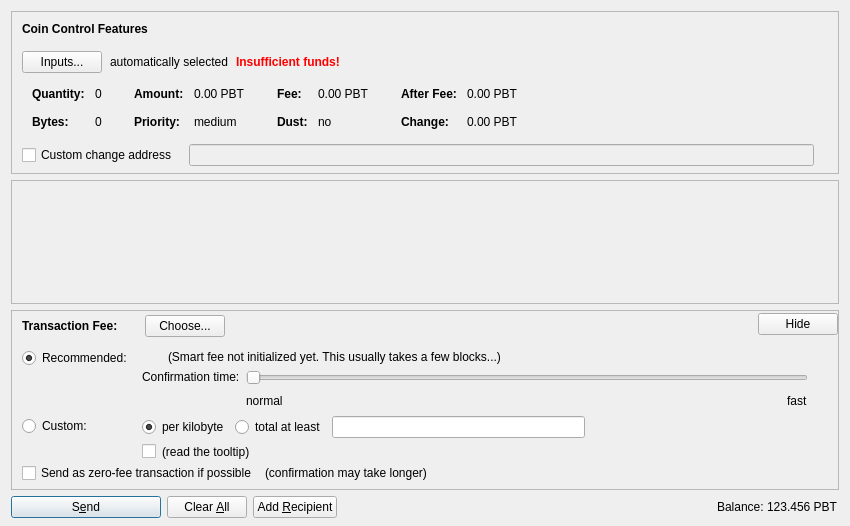
<?xml version="1.0" encoding="UTF-8"?>
<ui version="4.0">
 <class>SendCoinsDialog</class>
 <widget class="QDialog" name="SendCoinsDialog">
  <property name="geometry">
   <rect>
    <x>0</x>
    <y>0</y>
    <width>850</width>
    <height>526</height>
   </rect>
  </property>
  <property name="windowTitle">
   <string>Send Coins</string>
  </property>
  <layout class="QVBoxLayout" name="verticalLayout" stretch="0,1,0,0">
   <property name="bottomMargin">
    <number>8</number>
   </property>
   <item>
    <widget class="QFrame" name="frameCoinControl">
     <property name="sizePolicy">
      <sizepolicy hsizetype="Expanding" vsizetype="Expanding">
       <horstretch>0</horstretch>
       <verstretch>0</verstretch>
      </sizepolicy>
     </property>
     <property name="maximumSize">
      <size>
       <width>16777215</width>
       <height>16777215</height>
      </size>
     </property>
     <property name="frameShape">
      <enum>QFrame::StyledPanel</enum>
     </property>
     <property name="frameShadow">
      <enum>QFrame::Sunken</enum>
     </property>
     <layout class="QVBoxLayout" name="verticalLayoutCoinControl2">
      <property name="spacing">
       <number>0</number>
      </property>
      <property name="leftMargin">
       <number>0</number>
      </property>
      <property name="topMargin">
       <number>0</number>
      </property>
      <property name="rightMargin">
       <number>0</number>
      </property>
      <property name="bottomMargin">
       <number>6</number>
      </property>
      <item>
       <layout class="QVBoxLayout" name="verticalLayoutCoinControl" stretch="0,0,0,0,1">
        <property name="spacing">
         <number>0</number>
        </property>
        <property name="leftMargin">
         <number>10</number>
        </property>
        <property name="topMargin">
         <number>10</number>
        </property>
        <item>
         <layout class="QHBoxLayout" name="horizontalLayoutCoinControl1">
          <property name="bottomMargin">
           <number>15</number>
          </property>
          <item>
           <widget class="QLabel" name="labelCoinControlFeatures">
            <property name="sizePolicy">
             <sizepolicy hsizetype="Preferred" vsizetype="Maximum">
              <horstretch>0</horstretch>
              <verstretch>0</verstretch>
             </sizepolicy>
            </property>
            <property name="font">
             <font>
              <weight>75</weight>
              <bold>true</bold>
             </font>
            </property>
            <property name="styleSheet">
             <string notr="true">font-weight:bold;</string>
            </property>
            <property name="text">
             <string>Coin Control Features</string>
            </property>
           </widget>
          </item>
         </layout>
        </item>
        <item>
         <layout class="QHBoxLayout" name="horizontalLayoutCoinControl2" stretch="0,0,0,0">
          <property name="spacing">
           <number>8</number>
          </property>
          <property name="bottomMargin">
           <number>10</number>
          </property>
          <item>
           <widget class="QPushButton" name="pushButtonCoinControl">
            <property name="styleSheet">
             <string notr="true"/>
            </property>
            <property name="text">
             <string>Inputs...</string>
            </property>
            <property name="autoDefault">
             <bool>false</bool>
            </property>
           </widget>
          </item>
          <item>
           <widget class="QLabel" name="labelCoinControlAutomaticallySelected">
            <property name="text">
             <string>automatically selected</string>
            </property>
            <property name="margin">
             <number>5</number>
            </property>
           </widget>
          </item>
          <item>
           <widget class="QLabel" name="labelCoinControlInsuffFunds">
            <property name="font">
             <font>
              <weight>75</weight>
              <bold>true</bold>
             </font>
            </property>
            <property name="styleSheet">
             <string notr="true">color:red;font-weight:bold;</string>
            </property>
            <property name="text">
             <string>Insufficient funds!</string>
            </property>
            <property name="margin">
             <number>5</number>
            </property>
           </widget>
          </item>
          <item>
           <spacer name="horizontalSpacerCoinControl">
            <property name="orientation">
             <enum>Qt::Horizontal</enum>
            </property>
            <property name="sizeHint" stdset="0">
             <size>
              <width>40</width>
              <height>1</height>
             </size>
            </property>
           </spacer>
          </item>
         </layout>
        </item>
        <item>
         <widget class="QWidget" name="widgetCoinControl" native="true">
          <property name="sizePolicy">
           <sizepolicy hsizetype="Preferred" vsizetype="Preferred">
            <horstretch>0</horstretch>
            <verstretch>0</verstretch>
           </sizepolicy>
          </property>
          <property name="minimumSize">
           <size>
            <width>0</width>
            <height>0</height>
           </size>
          </property>
          <property name="styleSheet">
           <string notr="true"/>
          </property>
          <layout class="QHBoxLayout" name="horizontalLayoutCoinControl5">
           <property name="leftMargin">
            <number>0</number>
           </property>
           <property name="topMargin">
            <number>0</number>
           </property>
           <property name="rightMargin">
            <number>0</number>
           </property>
           <property name="bottomMargin">
            <number>0</number>
           </property>
           <item>
            <layout class="QHBoxLayout" name="horizontalLayoutCoinControl3" stretch="0,0,0,1">
             <property name="spacing">
              <number>20</number>
             </property>
             <property name="topMargin">
              <number>0</number>
             </property>
             <property name="bottomMargin">
              <number>10</number>
             </property>
             <item>
              <layout class="QFormLayout" name="formLayoutCoinControl1">
               <property name="horizontalSpacing">
                <number>10</number>
               </property>
               <property name="verticalSpacing">
                <number>14</number>
               </property>
               <property name="leftMargin">
                <number>10</number>
               </property>
               <property name="topMargin">
                <number>4</number>
               </property>
               <property name="rightMargin">
                <number>6</number>
               </property>
               <item row="0" column="0">
                <widget class="QLabel" name="labelCoinControlQuantityText">
                 <property name="font">
                  <font>
                   <weight>75</weight>
                   <bold>true</bold>
                  </font>
                 </property>
                 <property name="text">
                  <string>Quantity:</string>
                 </property>
                 <property name="margin">
                  <number>0</number>
                 </property>
                </widget>
               </item>
               <item row="0" column="1">
                <widget class="QLabel" name="labelCoinControlQuantity">
                 <property name="cursor">
                  <cursorShape>IBeamCursor</cursorShape>
                 </property>
                 <property name="contextMenuPolicy">
                  <enum>Qt::ActionsContextMenu</enum>
                 </property>
                 <property name="text">
                  <string notr="true">0</string>
                 </property>
                 <property name="margin">
                  <number>0</number>
                 </property>
                 <property name="textInteractionFlags">
                  <set>Qt::LinksAccessibleByMouse|Qt::TextSelectableByKeyboard|Qt::TextSelectableByMouse</set>
                 </property>
                </widget>
               </item>
               <item row="1" column="0">
                <widget class="QLabel" name="labelCoinControlBytesText">
                 <property name="font">
                  <font>
                   <weight>75</weight>
                   <bold>true</bold>
                  </font>
                 </property>
                 <property name="text">
                  <string>Bytes:</string>
                 </property>
                </widget>
               </item>
               <item row="1" column="1">
                <widget class="QLabel" name="labelCoinControlBytes">
                 <property name="cursor">
                  <cursorShape>IBeamCursor</cursorShape>
                 </property>
                 <property name="contextMenuPolicy">
                  <enum>Qt::ActionsContextMenu</enum>
                 </property>
                 <property name="text">
                  <string notr="true">0</string>
                 </property>
                 <property name="textInteractionFlags">
                  <set>Qt::LinksAccessibleByMouse|Qt::TextSelectableByKeyboard|Qt::TextSelectableByMouse</set>
                 </property>
                </widget>
               </item>
              </layout>
             </item>
             <item>
              <layout class="QFormLayout" name="formLayoutCoinControl2">
               <property name="horizontalSpacing">
                <number>10</number>
               </property>
               <property name="verticalSpacing">
                <number>14</number>
               </property>
               <property name="leftMargin">
                <number>6</number>
               </property>
               <property name="topMargin">
                <number>4</number>
               </property>
               <property name="rightMargin">
                <number>6</number>
               </property>
               <item row="0" column="0">
                <widget class="QLabel" name="labelCoinControlAmountText">
                 <property name="font">
                  <font>
                   <weight>75</weight>
                   <bold>true</bold>
                  </font>
                 </property>
                 <property name="text">
                  <string>Amount:</string>
                 </property>
                 <property name="margin">
                  <number>0</number>
                 </property>
                </widget>
               </item>
               <item row="0" column="1">
                <widget class="QLabel" name="labelCoinControlAmount">
                 <property name="cursor">
                  <cursorShape>IBeamCursor</cursorShape>
                 </property>
                 <property name="contextMenuPolicy">
                  <enum>Qt::ActionsContextMenu</enum>
                 </property>
                 <property name="text">
                  <string notr="true">0.00 PBT</string>
                 </property>
                 <property name="textInteractionFlags">
                  <set>Qt::LinksAccessibleByMouse|Qt::TextSelectableByKeyboard|Qt::TextSelectableByMouse</set>
                 </property>
                </widget>
               </item>
               <item row="1" column="0">
                <widget class="QLabel" name="labelCoinControlPriorityText">
                 <property name="font">
                  <font>
                   <weight>75</weight>
                   <bold>true</bold>
                  </font>
                 </property>
                 <property name="text">
                  <string>Priority:</string>
                 </property>
                </widget>
               </item>
               <item row="1" column="1">
                <widget class="QLabel" name="labelCoinControlPriority">
                 <property name="cursor">
                  <cursorShape>IBeamCursor</cursorShape>
                 </property>
                 <property name="contextMenuPolicy">
                  <enum>Qt::ActionsContextMenu</enum>
                 </property>
                 <property name="text">
                  <string notr="true">medium</string>
                 </property>
                 <property name="textInteractionFlags">
                  <set>Qt::LinksAccessibleByMouse|Qt::TextSelectableByKeyboard|Qt::TextSelectableByMouse</set>
                 </property>
                </widget>
               </item>
              </layout>
             </item>
             <item>
              <layout class="QFormLayout" name="formLayoutCoinControl3">
               <property name="horizontalSpacing">
                <number>10</number>
               </property>
               <property name="verticalSpacing">
                <number>14</number>
               </property>
               <property name="leftMargin">
                <number>6</number>
               </property>
               <property name="topMargin">
                <number>4</number>
               </property>
               <property name="rightMargin">
                <number>6</number>
               </property>
               <item row="0" column="0">
                <widget class="QLabel" name="labelCoinControlFeeText">
                 <property name="font">
                  <font>
                   <weight>75</weight>
                   <bold>true</bold>
                  </font>
                 </property>
                 <property name="text">
                  <string>Fee:</string>
                 </property>
                 <property name="margin">
                  <number>0</number>
                 </property>
                </widget>
               </item>
               <item row="0" column="1">
                <widget class="QLabel" name="labelCoinControlFee">
                 <property name="cursor">
                  <cursorShape>IBeamCursor</cursorShape>
                 </property>
                 <property name="contextMenuPolicy">
                  <enum>Qt::ActionsContextMenu</enum>
                 </property>
                 <property name="text">
                  <string notr="true">0.00 PBT</string>
                 </property>
                 <property name="textInteractionFlags">
                  <set>Qt::LinksAccessibleByMouse|Qt::TextSelectableByKeyboard|Qt::TextSelectableByMouse</set>
                 </property>
                </widget>
               </item>
               <item row="1" column="0">
                <widget class="QLabel" name="labelCoinControlLowOutputText">
                 <property name="font">
                  <font>
                   <weight>75</weight>
                   <bold>true</bold>
                  </font>
                 </property>
                 <property name="text">
                  <string>Dust:</string>
                 </property>
                </widget>
               </item>
               <item row="1" column="1">
                <widget class="QLabel" name="labelCoinControlLowOutput">
                 <property name="cursor">
                  <cursorShape>IBeamCursor</cursorShape>
                 </property>
                 <property name="contextMenuPolicy">
                  <enum>Qt::ActionsContextMenu</enum>
                 </property>
                 <property name="text">
                  <string notr="true">no</string>
                 </property>
                 <property name="textInteractionFlags">
                  <set>Qt::LinksAccessibleByMouse|Qt::TextSelectableByKeyboard|Qt::TextSelectableByMouse</set>
                 </property>
                </widget>
               </item>
              </layout>
             </item>
             <item>
              <layout class="QFormLayout" name="formLayoutCoinControl4">
               <property name="horizontalSpacing">
                <number>10</number>
               </property>
               <property name="verticalSpacing">
                <number>14</number>
               </property>
               <property name="leftMargin">
                <number>6</number>
               </property>
               <property name="topMargin">
                <number>4</number>
               </property>
               <property name="rightMargin">
                <number>6</number>
               </property>
               <item row="0" column="0">
                <widget class="QLabel" name="labelCoinControlAfterFeeText">
                 <property name="font">
                  <font>
                   <weight>75</weight>
                   <bold>true</bold>
                  </font>
                 </property>
                 <property name="text">
                  <string>After Fee:</string>
                 </property>
                 <property name="margin">
                  <number>0</number>
                 </property>
                </widget>
               </item>
               <item row="0" column="1">
                <widget class="QLabel" name="labelCoinControlAfterFee">
                 <property name="cursor">
                  <cursorShape>IBeamCursor</cursorShape>
                 </property>
                 <property name="contextMenuPolicy">
                  <enum>Qt::ActionsContextMenu</enum>
                 </property>
                 <property name="text">
                  <string notr="true">0.00 PBT</string>
                 </property>
                 <property name="textInteractionFlags">
                  <set>Qt::LinksAccessibleByMouse|Qt::TextSelectableByKeyboard|Qt::TextSelectableByMouse</set>
                 </property>
                </widget>
               </item>
               <item row="1" column="0">
                <widget class="QLabel" name="labelCoinControlChangeText">
                 <property name="font">
                  <font>
                   <weight>75</weight>
                   <bold>true</bold>
                  </font>
                 </property>
                 <property name="text">
                  <string>Change:</string>
                 </property>
                </widget>
               </item>
               <item row="1" column="1">
                <widget class="QLabel" name="labelCoinControlChange">
                 <property name="cursor">
                  <cursorShape>IBeamCursor</cursorShape>
                 </property>
                 <property name="contextMenuPolicy">
                  <enum>Qt::ActionsContextMenu</enum>
                 </property>
                 <property name="text">
                  <string notr="true">0.00 PBT</string>
                 </property>
                 <property name="textInteractionFlags">
                  <set>Qt::LinksAccessibleByMouse|Qt::TextSelectableByKeyboard|Qt::TextSelectableByMouse</set>
                 </property>
                </widget>
               </item>
              </layout>
             </item>
            </layout>
           </item>
          </layout>
         </widget>
        </item>
        <item>
         <layout class="QHBoxLayout" name="horizontalLayoutCoinControl4" stretch="0,0,0">
          <property name="spacing">
           <number>12</number>
          </property>
          <property name="sizeConstraint">
           <enum>QLayout::SetDefaultConstraint</enum>
          </property>
          <property name="topMargin">
           <number>5</number>
          </property>
          <property name="rightMargin">
           <number>5</number>
          </property>
          <item>
           <widget class="QCheckBox" name="checkBoxCoinControlChange">
            <property name="toolTip">
             <string>If this is activated, but the change address is empty or invalid, change will be sent to a newly generated address.</string>
            </property>
            <property name="text">
             <string>Custom change address</string>
            </property>
           </widget>
          </item>
          <item>
           <widget class="QValidatedLineEdit" name="lineEditCoinControlChange">
            <property name="enabled">
             <bool>false</bool>
            </property>
            <property name="sizePolicy">
             <sizepolicy hsizetype="Expanding" vsizetype="Fixed">
              <horstretch>0</horstretch>
              <verstretch>0</verstretch>
             </sizepolicy>
            </property>
           </widget>
          </item>
          <item>
           <widget class="QLabel" name="labelCoinControlChangeLabel">
            <property name="sizePolicy">
             <sizepolicy hsizetype="Preferred" vsizetype="Expanding">
              <horstretch>0</horstretch>
              <verstretch>0</verstretch>
             </sizepolicy>
            </property>
            <property name="minimumSize">
             <size>
              <width>0</width>
              <height>0</height>
             </size>
            </property>
            <property name="text">
             <string/>
            </property>
            <property name="margin">
             <number>3</number>
            </property>
           </widget>
          </item>
         </layout>
        </item>
        <item>
         <spacer name="verticalSpacerCoinControl">
          <property name="orientation">
           <enum>Qt::Vertical</enum>
          </property>
          <property name="sizeHint" stdset="0">
           <size>
            <width>800</width>
            <height>1</height>
           </size>
          </property>
         </spacer>
        </item>
       </layout>
      </item>
     </layout>
    </widget>
   </item>
   <item>
    <widget class="QScrollArea" name="scrollArea">
     <property name="widgetResizable">
      <bool>true</bool>
     </property>
     <widget class="QWidget" name="scrollAreaWidgetContents">
      <property name="geometry">
       <rect>
        <x>0</x>
        <y>0</y>
        <width>830</width>
        <height>68</height>
       </rect>
      </property>
      <layout class="QVBoxLayout" name="verticalLayout_2" stretch="0,1">
       <property name="leftMargin">
        <number>0</number>
       </property>
       <property name="topMargin">
        <number>0</number>
       </property>
       <property name="rightMargin">
        <number>0</number>
       </property>
       <property name="bottomMargin">
        <number>0</number>
       </property>
       <item>
        <layout class="QVBoxLayout" name="entries">
         <property name="spacing">
          <number>6</number>
         </property>
        </layout>
       </item>
       <item>
        <spacer name="verticalSpacer">
         <property name="orientation">
          <enum>Qt::Vertical</enum>
         </property>
         <property name="sizeHint" stdset="0">
          <size>
           <width>20</width>
           <height>40</height>
          </size>
         </property>
        </spacer>
       </item>
      </layout>
     </widget>
    </widget>
   </item>
   <item>
    <widget class="QFrame" name="frameFee">
     <property name="sizePolicy">
      <sizepolicy hsizetype="Expanding" vsizetype="Expanding">
       <horstretch>0</horstretch>
       <verstretch>0</verstretch>
      </sizepolicy>
     </property>
     <property name="maximumSize">
      <size>
       <width>16777215</width>
       <height>16777215</height>
      </size>
     </property>
     <property name="frameShape">
      <enum>QFrame::StyledPanel</enum>
     </property>
     <property name="frameShadow">
      <enum>QFrame::Sunken</enum>
     </property>
     <layout class="QVBoxLayout" name="verticalLayoutFee1">
      <property name="spacing">
       <number>0</number>
      </property>
      <property name="leftMargin">
       <number>0</number>
      </property>
      <property name="topMargin">
       <number>0</number>
      </property>
      <property name="rightMargin">
       <number>0</number>
      </property>
      <property name="bottomMargin">
       <number>0</number>
      </property>
      <item>
       <layout class="QVBoxLayout" name="verticalLayoutFee2" stretch="0,0,0">
        <property name="spacing">
         <number>0</number>
        </property>
        <property name="leftMargin">
         <number>10</number>
        </property>
        <property name="topMargin">
         <number>0</number>
        </property>
        <item>
         <layout class="QHBoxLayout" name="horizontalLayoutFee1">
          <property name="bottomMargin">
           <number>0</number>
          </property>
          <item>
           <layout class="QVBoxLayout" name="verticalLayoutFee7">
            <property name="spacing">
             <number>0</number>
            </property>
            <item>
             <spacer name="verticalSpacerSmartFee">
              <property name="orientation">
               <enum>Qt::Vertical</enum>
              </property>
              <property name="sizeType">
               <enum>QSizePolicy::Fixed</enum>
              </property>
              <property name="sizeHint" stdset="0">
               <size>
                <width>1</width>
                <height>4</height>
               </size>
              </property>
             </spacer>
            </item>
            <item>
             <layout class="QHBoxLayout" name="horizontalLayoutSmartFee">
              <property name="spacing">
               <number>10</number>
              </property>
              <item>
               <widget class="QLabel" name="labelFeeHeadline">
                <property name="sizePolicy">
                 <sizepolicy hsizetype="Preferred" vsizetype="Maximum">
                  <horstretch>0</horstretch>
                  <verstretch>0</verstretch>
                 </sizepolicy>
                </property>
                <property name="font">
                 <font>
                  <weight>75</weight>
                  <bold>true</bold>
                 </font>
                </property>
                <property name="styleSheet">
                 <string notr="true">font-weight:bold;</string>
                </property>
                <property name="text">
                 <string>Transaction Fee:</string>
                </property>
               </widget>
              </item>
              <item>
               <widget class="QLabel" name="labelFeeMinimized">
                <property name="text">
                 <string/>
                </property>
               </widget>
              </item>
              <item>
               <widget class="QPushButton" name="buttonChooseFee">
                <property name="text">
                 <string>Choose...</string>
                </property>
               </widget>
              </item>
             </layout>
            </item>
            <item>
             <spacer name="verticalSpacer_5">
              <property name="orientation">
               <enum>Qt::Vertical</enum>
              </property>
              <property name="sizeHint" stdset="0">
               <size>
                <width>1</width>
                <height>1</height>
               </size>
              </property>
             </spacer>
            </item>
           </layout>
          </item>
          <item>
           <spacer name="horizontalSpacer_4">
            <property name="orientation">
             <enum>Qt::Horizontal</enum>
            </property>
            <property name="sizeHint" stdset="0">
             <size>
              <width>40</width>
              <height>20</height>
             </size>
            </property>
           </spacer>
          </item>
          <item>
           <widget class="QPushButton" name="buttonMinimizeFee">
            <property name="toolTip">
             <string>collapse fee-settings</string>
            </property>
            <property name="text">
             <string>Hide</string>
            </property>
           </widget>
          </item>
         </layout>
        </item>
        <item>
         <widget class="QFrame" name="frameFeeSelection">
          <layout class="QVBoxLayout" name="verticalLayoutFee12">
           <property name="spacing">
            <number>0</number>
           </property>
           <property name="leftMargin">
            <number>0</number>
           </property>
           <property name="topMargin">
            <number>0</number>
           </property>
           <property name="rightMargin">
            <number>0</number>
           </property>
           <property name="bottomMargin">
            <number>0</number>
           </property>
           <item>
            <layout class="QGridLayout" name="gridLayoutFee">
             <property name="topMargin">
              <number>10</number>
             </property>
             <property name="bottomMargin">
              <number>4</number>
             </property>
             <property name="horizontalSpacing">
              <number>10</number>
             </property>
             <property name="verticalSpacing">
              <number>4</number>
             </property>
             <item row="1" column="1">
              <layout class="QVBoxLayout" name="verticalLayoutFee8">
               <property name="spacing">
                <number>6</number>
               </property>
               <item>
                <layout class="QHBoxLayout" name="horizontalLayoutFee13">
                 <item>
                  <widget class="QRadioButton" name="radioCustomPerKilobyte">
                   <property name="toolTip">
                    <string>If the custom fee is set to 1000 satoshis and the transaction is only 250 bytes, then &quot;per kilobyte&quot; only pays 250 satoshis in fee, while &quot;total at least&quot; pays 1000 satoshis. For transactions bigger than a kilobyte both pay by kilobyte.</string>
                   </property>
                   <property name="text">
                    <string>per kilobyte</string>
                   </property>
                   <property name="checked">
                    <bool>true</bool>
                   </property>
                   <attribute name="buttonGroup">
                    <string notr="true">groupCustomFee</string>
                   </attribute>
                  </widget>
                 </item>
                 <item>
                  <widget class="QRadioButton" name="radioCustomAtLeast">
                   <property name="toolTip">
                    <string>If the custom fee is set to 1000 satoshis and the transaction is only 250 bytes, then &quot;per kilobyte&quot; only pays 250 satoshis in fee, while &quot;total at least&quot; pays 1000 satoshis. For transactions bigger than a kilobyte both pay by kilobyte.</string>
                   </property>
                   <property name="text">
                    <string>total at least</string>
                   </property>
                   <attribute name="buttonGroup">
                    <string notr="true">groupCustomFee</string>
                   </attribute>
                  </widget>
                 </item>
                 <item>
                  <widget class="PopbitAmountField" name="customFee"/>
                 </item>
                 <item>
                  <spacer name="horizontalSpacer_6">
                   <property name="orientation">
                    <enum>Qt::Horizontal</enum>
                   </property>
                   <property name="sizeHint" stdset="0">
                    <size>
                     <width>1</width>
                     <height>1</height>
                    </size>
                   </property>
                  </spacer>
                 </item>
                </layout>
               </item>
               <item>
                <layout class="QHBoxLayout" name="horizontalLayoutFee8">
                 <item>
                  <widget class="QCheckBox" name="checkBoxMinimumFee">
                   <property name="toolTip">
                    <string>Paying only the minimum fee is just fine as long as there is less transaction volume than space in the blocks. But be aware that this can end up in a never confirming transaction once there is more demand for popbit transactions than the network can process.</string>
                   </property>
                   <property name="text">
                    <string/>
                   </property>
                  </widget>
                 </item>
                 <item>
                  <widget class="QLabel" name="labelMinFeeWarning">
                   <property name="enabled">
                    <bool>true</bool>
                   </property>
                   <property name="toolTip">
                    <string>Paying only the minimum fee is just fine as long as there is less transaction volume than space in the blocks. But be aware that this can end up in a never confirming transaction once there is more demand for popbit transactions than the network can process.</string>
                   </property>
                   <property name="text">
                    <string>(read the tooltip)</string>
                   </property>
                   <property name="margin">
                    <number>5</number>
                   </property>
                  </widget>
                 </item>
                 <item>
                  <spacer name="horizontalSpacer_2">
                   <property name="orientation">
                    <enum>Qt::Horizontal</enum>
                   </property>
                   <property name="sizeHint" stdset="0">
                    <size>
                     <width>1</width>
                     <height>1</height>
                    </size>
                   </property>
                  </spacer>
                 </item>
                </layout>
               </item>
              </layout>
             </item>
             <item row="0" column="0">
              <layout class="QVBoxLayout" name="verticalLayoutFee4" stretch="0,1">
               <item>
                <widget class="QRadioButton" name="radioSmartFee">
                 <property name="text">
                  <string>Recommended:</string>
                 </property>
                 <property name="checked">
                  <bool>true</bool>
                 </property>
                 <attribute name="buttonGroup">
                  <string notr="true">groupFee</string>
                 </attribute>
                </widget>
               </item>
               <item>
                <spacer name="verticalSpacer_2">
                 <property name="orientation">
                  <enum>Qt::Vertical</enum>
                 </property>
                 <property name="sizeHint" stdset="0">
                  <size>
                   <width>1</width>
                   <height>1</height>
                  </size>
                 </property>
                </spacer>
               </item>
              </layout>
             </item>
             <item row="1" column="0">
              <layout class="QVBoxLayout" name="verticalLayoutFee9" stretch="0,1">
               <item>
                <widget class="QRadioButton" name="radioCustomFee">
                 <property name="text">
                  <string>Custom:</string>
                 </property>
                 <attribute name="buttonGroup">
                  <string notr="true">groupFee</string>
                 </attribute>
                </widget>
               </item>
               <item>
                <spacer name="verticalSpacer_6">
                 <property name="orientation">
                  <enum>Qt::Vertical</enum>
                 </property>
                 <property name="sizeHint" stdset="0">
                  <size>
                   <width>1</width>
                   <height>1</height>
                  </size>
                 </property>
                </spacer>
               </item>
              </layout>
             </item>
             <item row="0" column="1">
              <layout class="QVBoxLayout" name="verticalLayoutFee3" stretch="0,0,1">
               <property name="spacing">
                <number>6</number>
               </property>
               <property name="topMargin">
                <number>2</number>
               </property>
               <item>
                <layout class="QHBoxLayout" name="horizontalLayoutFee12">
                 <item>
                  <widget class="QLabel" name="labelSmartFee">
                   <property name="text">
                    <string/>
                   </property>
                   <property name="margin">
                    <number>2</number>
                   </property>
                  </widget>
                 </item>
                 <item>
                  <widget class="QLabel" name="labelFeeEstimation">
                   <property name="text">
                    <string/>
                   </property>
                  </widget>
                 </item>
                 <item>
                  <widget class="QLabel" name="labelSmartFee2">
                   <property name="text">
                    <string>(Smart fee not initialized yet. This usually takes a few blocks...)</string>
                   </property>
                   <property name="margin">
                    <number>2</number>
                   </property>
                  </widget>
                 </item>
                 <item>
                  <spacer name="horizontalSpacer_5">
                   <property name="orientation">
                    <enum>Qt::Horizontal</enum>
                   </property>
                   <property name="sizeHint" stdset="0">
                    <size>
                     <width>1</width>
                     <height>1</height>
                    </size>
                   </property>
                  </spacer>
                 </item>
                </layout>
               </item>
               <item>
                <layout class="QHBoxLayout" name="horizontalLayoutFee9">
                 <item>
                  <layout class="QVBoxLayout" name="verticalLayoutFee6">
                   <item>
                    <widget class="QLabel" name="labelSmartFee3">
                     <property name="text">
                      <string>Confirmation time:</string>
                     </property>
                     <property name="margin">
                      <number>2</number>
                     </property>
                    </widget>
                   </item>
                   <item>
                    <spacer name="verticalSpacer_3">
                     <property name="orientation">
                      <enum>Qt::Vertical</enum>
                     </property>
                     <property name="sizeHint" stdset="0">
                      <size>
                       <width>1</width>
                       <height>1</height>
                      </size>
                     </property>
                    </spacer>
                   </item>
                  </layout>
                 </item>
                 <item>
                  <layout class="QVBoxLayout" name="verticalLayoutFee5">
                   <property name="rightMargin">
                    <number>30</number>
                   </property>
                   <item>
                    <widget class="QSlider" name="sliderSmartFee">
                     <property name="minimum">
                      <number>0</number>
                     </property>
                     <property name="maximum">
                      <number>24</number>
                     </property>
                     <property name="pageStep">
                      <number>1</number>
                     </property>
                     <property name="value">
                      <number>0</number>
                     </property>
                     <property name="orientation">
                      <enum>Qt::Horizontal</enum>
                     </property>
                     <property name="invertedAppearance">
                      <bool>false</bool>
                     </property>
                     <property name="invertedControls">
                      <bool>false</bool>
                     </property>
                     <property name="tickPosition">
                      <enum>QSlider::NoTicks</enum>
                     </property>
                    </widget>
                   </item>
                   <item>
                    <layout class="QHBoxLayout" name="horizontalLayoutFee10">
                     <item>
                      <widget class="QLabel" name="labelSmartFeeNormal">
                       <property name="text">
                        <string>normal</string>
                       </property>
                      </widget>
                     </item>
                     <item>
                      <spacer name="horizontalSpacer_3">
                       <property name="orientation">
                        <enum>Qt::Horizontal</enum>
                       </property>
                       <property name="sizeHint" stdset="0">
                        <size>
                         <width>40</width>
                         <height>20</height>
                        </size>
                       </property>
                      </spacer>
                     </item>
                     <item>
                      <widget class="QLabel" name="labelSmartFeeFast">
                       <property name="text">
                        <string>fast</string>
                       </property>
                      </widget>
                     </item>
                    </layout>
                   </item>
                  </layout>
                 </item>
                </layout>
               </item>
               <item>
                <spacer name="verticalSpacer_4">
                 <property name="orientation">
                  <enum>Qt::Vertical</enum>
                 </property>
                 <property name="sizeHint" stdset="0">
                  <size>
                   <width>1</width>
                   <height>1</height>
                  </size>
                 </property>
                </spacer>
               </item>
              </layout>
             </item>
            </layout>
           </item>
           <item>
            <layout class="QHBoxLayout" name="horizontalLayoutFee5" stretch="0,0,0">
             <property name="spacing">
              <number>8</number>
             </property>
             <property name="bottomMargin">
              <number>4</number>
             </property>
             <item>
              <widget class="QCheckBox" name="checkBoxFreeTx">
               <property name="text">
                <string>Send as zero-fee transaction if possible</string>
               </property>
              </widget>
             </item>
             <item>
              <widget class="QLabel" name="labelFreeTx">
               <property name="text">
                <string>(confirmation may take longer)</string>
               </property>
               <property name="margin">
                <number>5</number>
               </property>
              </widget>
             </item>
             <item>
              <spacer name="horizontalSpacerFee5">
               <property name="orientation">
                <enum>Qt::Horizontal</enum>
               </property>
               <property name="sizeHint" stdset="0">
                <size>
                 <width>1</width>
                 <height>1</height>
                </size>
               </property>
              </spacer>
             </item>
            </layout>
           </item>
           <item>
            <spacer name="verticalSpacerFee2">
             <property name="orientation">
              <enum>Qt::Vertical</enum>
             </property>
             <property name="sizeHint" stdset="0">
              <size>
               <width>1</width>
               <height>1</height>
              </size>
             </property>
            </spacer>
           </item>
          </layout>
         </widget>
        </item>
        <item>
         <spacer name="verticalSpacerFee">
          <property name="orientation">
           <enum>Qt::Vertical</enum>
          </property>
          <property name="sizeHint" stdset="0">
           <size>
            <width>800</width>
            <height>1</height>
           </size>
          </property>
         </spacer>
        </item>
       </layout>
      </item>
     </layout>
    </widget>
   </item>
   <item>
    <layout class="QHBoxLayout" name="horizontalLayout">
     <item>
      <widget class="QPushButton" name="sendButton">
       <property name="minimumSize">
        <size>
         <width>150</width>
         <height>0</height>
        </size>
       </property>
       <property name="toolTip">
        <string>Confirm the send action</string>
       </property>
       <property name="text">
        <string>S&amp;end</string>
       </property>
       <property name="icon">
        <iconset resource="../popbit.qrc">
         <normaloff>:/icons/send</normaloff>:/icons/send</iconset>
       </property>
       <property name="autoDefault">
        <bool>false</bool>
       </property>
       <property name="default">
        <bool>true</bool>
       </property>
      </widget>
     </item>
     <item>
      <widget class="QPushButton" name="clearButton">
       <property name="sizePolicy">
        <sizepolicy hsizetype="Minimum" vsizetype="Fixed">
         <horstretch>0</horstretch>
         <verstretch>0</verstretch>
        </sizepolicy>
       </property>
       <property name="toolTip">
        <string>Clear all fields of the form.</string>
       </property>
       <property name="text">
        <string>Clear &amp;All</string>
       </property>
       <property name="icon">
        <iconset resource="../popbit.qrc">
         <normaloff>:/icons/remove</normaloff>:/icons/remove</iconset>
       </property>
       <property name="autoDefault">
        <bool>false</bool>
       </property>
      </widget>
     </item>
     <item>
      <widget class="QPushButton" name="addButton">
       <property name="toolTip">
        <string>Send to multiple recipients at once</string>
       </property>
       <property name="text">
        <string>Add &amp;Recipient</string>
       </property>
       <property name="icon">
        <iconset resource="../popbit.qrc">
         <normaloff>:/icons/add</normaloff>:/icons/add</iconset>
       </property>
       <property name="autoDefault">
        <bool>false</bool>
       </property>
      </widget>
     </item>
     <item>
      <spacer name="horizontalSpacer">
       <property name="orientation">
        <enum>Qt::Horizontal</enum>
       </property>
       <property name="sizeHint" stdset="0">
        <size>
         <width>40</width>
         <height>20</height>
        </size>
       </property>
      </spacer>
     </item>
     <item>
      <layout class="QHBoxLayout" name="horizontalLayout_2">
       <property name="spacing">
        <number>3</number>
       </property>
       <item>
        <widget class="QLabel" name="label">
         <property name="sizePolicy">
          <sizepolicy hsizetype="Preferred" vsizetype="Fixed">
           <horstretch>0</horstretch>
           <verstretch>0</verstretch>
          </sizepolicy>
         </property>
         <property name="text">
          <string>Balance:</string>
         </property>
        </widget>
       </item>
       <item>
        <widget class="QLabel" name="labelBalance">
         <property name="sizePolicy">
          <sizepolicy hsizetype="Preferred" vsizetype="Fixed">
           <horstretch>0</horstretch>
           <verstretch>0</verstretch>
          </sizepolicy>
         </property>
         <property name="cursor">
          <cursorShape>IBeamCursor</cursorShape>
         </property>
         <property name="text">
          <string notr="true">123.456 PBT</string>
         </property>
         <property name="textInteractionFlags">
          <set>Qt::LinksAccessibleByMouse|Qt::TextSelectableByKeyboard|Qt::TextSelectableByMouse</set>
         </property>
        </widget>
       </item>
      </layout>
     </item>
    </layout>
   </item>
  </layout>
 </widget>
 <customwidgets>
  <customwidget>
   <class>QValidatedLineEdit</class>
   <extends>QLineEdit</extends>
   <header>qvalidatedlineedit.h</header>
  </customwidget>
  <customwidget>
   <class>PopbitAmountField</class>
   <extends>QLineEdit</extends>
   <header>popbitamountfield.h</header>
   <container>1</container>
  </customwidget>
 </customwidgets>
 <resources>
  <include location="../popbit.qrc"/>
 </resources>
 <connections/>
 <buttongroups>
  <buttongroup name="groupFee"/>
  <buttongroup name="groupCustomFee"/>
 </buttongroups>
</ui>
